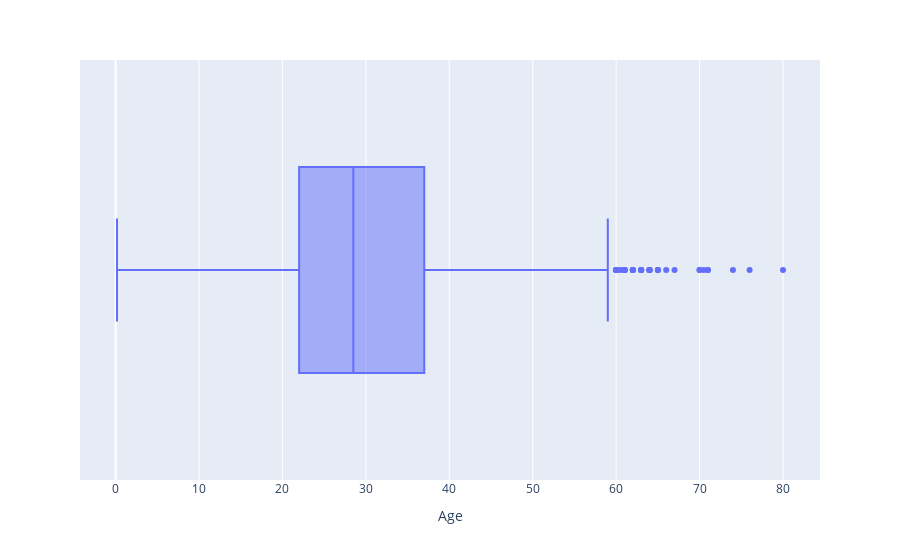

Source (notebook cell):
### Code cell
import plotly.express as px

fig = px.box(titanic, x='Age')
fig.show()

### Figure 1 — Plotly figure (JSON) as saved in the notebook; plotly's stock layout.template omitted (floating-point values rounded to 4 significant figures; data arrays with more than 128 entries replaced by an {"elided": "..."} marker saying what was removed)
{"data": [{"alignmentgroup": "True", "hovertemplate": "Age=%{x}<extra></extra>", "legendgroup": "", "marker": {"color": "#636efa"}, "name": "", "notched": false, "offsetgroup": "", "orientation": "h", "showlegend": false, "type": "box", "x": {"elided": "1309 float values"}, "x0": " ", "xaxis": "x", "y0": " ", "yaxis": "y"}], "layout": {"boxmode": "group", "legend": {"tracegroupgap": 0}, "margin": {"t": 60}, "xaxis": {"anchor": "y", "domain": [0, 1], "title": {"text": "Age"}}, "yaxis": {"anchor": "x", "domain": [0, 1]}}}
